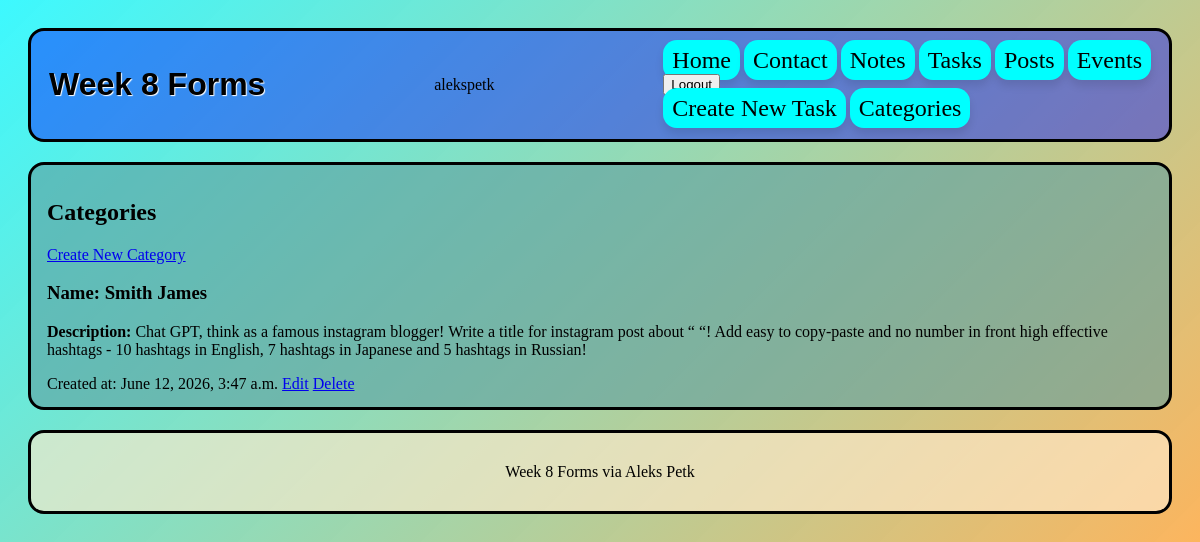
Page /categories/ (signed in) on the committed database.
### pages/models.py (models this page shows, shortened)
class Category(models.Model):
    name = models.CharField(max_length=50)
    description = models.TextField()
    created_at = models.DateTimeField(auto_now_add=True)
    class Meta:
        ordering = ["-created_at"]

### pages/views.py (the view)
# urls.py: path("categories/", views.categories, name="categories"),
@login_required
def categories(request):
    categories = Category.objects.all()
    return render(request, "categories.html", {
        "categories": categories
    })

### pages/templates/categories.html (shortened to what this page needs)
{% extends "base.html" %}
{% block content %}
    <section class="page_s">
        <h2>Categories</h2>
        <a href="{% url 'category_create' %}">Create New Category</a>
    </section>
    <section class="page_c">
        {% for category in categories %}
            <h3>Name: <strong>{{category.name}}</strong></h3>
            <p><strong>Description: </strong>{{category.description}}</p>
            <span>Created at: {{category.created_at}}</span>
            <a href="{% url 'category_edit' category.id %}">Edit</a>
            {% if user.is_superuser %}
                <a href="{% url 'category_delete' category.id %}">Delete</a>
            {% endif %}
        {% empty %}
            <p>There are not categories yet.</p>
        {% endfor %}
    </section>
{% endblock %}

### pages/templates/_header.html
<header>
    <h1>Week 8 Forms</h1>
    {% if user.is_authenticated %}
        <p>{{user.username}}</p>
    {% else %}
        <p>Guest</p>
    {% endif %}
    <nav>
        <a href="{% url 'home' %}" class="{% if request.resolver_match.url_name == 'home' %}active_link{% endif %}">Home</a>
        <a href="{% url 'contact' %}" class="{% if request.resolver_match.url_name == 'contact' %}active_link{% endif %}">Contact</a>
        <a href="{% url 'notes' %}" class="{% if request.resolver_match.url_name == 'notes' %}active_link{% endif %}">Notes</a>
        <a href="{% url 'tasks' %}" class="{% if request.resolver_match.url_name == 'tasks' %}active_link{% endif %}">Tasks</a>
        <a href="{% url 'posts' %}" class="{% if request.resolver_match.url_name == 'posts' %}active_link{% endif %}">Posts</a>
        <a href="{% url 'events' %}" class="{% if request.resolver_match.url_name == 'events' %}active_link{% endif %}">Events</a>
        {% if user.is_authenticated %}
            {% include "logout.html" %}
            <a href="{% url 'task_create' %}">Create New Task</a>
            <a href="{% url 'categories' %}">Categories</a>
        {% else %}
            <a href="{% url 'login' %}">Login</a>
            <a href="{% url 'register' %}">Register</a>
        {% endif %}
    </nav>
</header>

### pages/static/css/style.css (style rules this page uses)
body { background: linear-gradient(135deg, rgba(0, 247, 255, 0.762), rgba(251, 147, 20, 0.685)); padding: 20px; }
header { border: 3px solid black; border-radius: 16px; padding: 14px 18px; display: flex; justify-content: space-between; align-items: center; background: rgba(0, 0, 255, 0.416); }
header h1 { font-family:'Gill Sans', 'Gill Sans MT', Calibri, 'Trebuchet MS', sans-serif; text-shadow: 1px 1px 1px white; }
header a { font-size: 24px; text-decoration: none; border: 3px solid transparent; border-radius: 14px; padding: 4px 6px; background-color: aqua; color: black; box-shadow: 0 6px 8px rgba(0, 0, 0, 0.1); }

### rows in the picture
Category: name "Smith James", description "Chat GPT, think as a famous instagram blogger! Write a title for instagram post about “ “! Add easy to copy-paste and no number in front high effective hashtags - 10 hashtags in English, 7 hashtags in Japanese and 5 hashtags in Russian!", created_at "June 12, 2026, 3:47 a.m."

### other values in the picture
{{ user.username }} "alekspetk"
